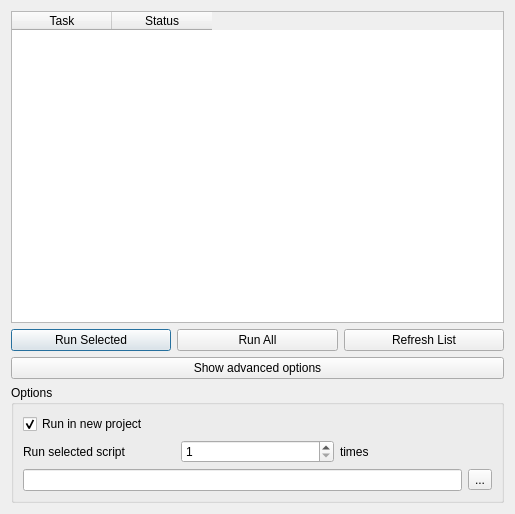
<?xml version="1.0" encoding="UTF-8"?>
<ui version="4.0">
 <class>ScriptDialogBase</class>
 <widget class="QDialog" name="ScriptDialogBase">
  <property name="geometry">
   <rect>
    <x>0</x>
    <y>0</y>
    <width>515</width>
    <height>514</height>
   </rect>
  </property>
  <property name="windowTitle">
   <string>InaSAFE Batch Runner</string>
  </property>
  <layout class="QGridLayout" name="gridLayout">
   <item row="1" column="0">
    <layout class="QHBoxLayout" name="horizontalLayout">
     <item>
      <widget class="QPushButton" name="btnRunSelected">
       <property name="text">
        <string>Run Selected</string>
       </property>
      </widget>
     </item>
     <item>
      <widget class="QPushButton" name="pbnRunAll">
       <property name="text">
        <string>Run All</string>
       </property>
      </widget>
     </item>
     <item>
      <widget class="QPushButton" name="btnRefresh">
       <property name="text">
        <string>Refresh List</string>
       </property>
      </widget>
     </item>
    </layout>
   </item>
   <item row="2" column="0">
    <widget class="QPushButton" name="pbnAdvanced">
     <property name="text">
      <string>Show advanced options</string>
     </property>
     <property name="checkable">
      <bool>true</bool>
     </property>
     <property name="checked">
      <bool>false</bool>
     </property>
    </widget>
   </item>
   <item row="0" column="0">
    <widget class="QTableWidget" name="tblScript">
     <property name="alternatingRowColors">
      <bool>false</bool>
     </property>
     <property name="selectionMode">
      <enum>QAbstractItemView::SingleSelection</enum>
     </property>
     <property name="selectionBehavior">
      <enum>QAbstractItemView::SelectRows</enum>
     </property>
     <property name="cornerButtonEnabled">
      <bool>false</bool>
     </property>
     <attribute name="horizontalHeaderDefaultSectionSize">
      <number>100</number>
     </attribute>
     <column>
      <property name="text">
       <string>Task</string>
      </property>
     </column>
     <column>
      <property name="text">
       <string>Status</string>
      </property>
     </column>
    </widget>
   </item>
   <item row="3" column="0">
    <widget class="QGroupBox" name="gboOptions">
     <property name="title">
      <string>Options</string>
     </property>
     <property name="checkable">
      <bool>false</bool>
     </property>
     <layout class="QGridLayout" name="gridLayout_2">
      <item row="0" column="0">
       <widget class="QCheckBox" name="cboNewProject">
        <property name="text">
         <string>Run in new project</string>
        </property>
        <property name="checked">
         <bool>true</bool>
        </property>
       </widget>
      </item>
      <item row="1" column="0">
       <layout class="QHBoxLayout" name="horizontalLayout_2">
        <item>
         <widget class="QLabel" name="label">
          <property name="text">
           <string>Run selected script </string>
          </property>
         </widget>
        </item>
        <item>
         <widget class="QSpinBox" name="sboCount">
          <property name="suffix">
           <string/>
          </property>
          <property name="prefix">
           <string/>
          </property>
          <property name="minimum">
           <number>1</number>
          </property>
         </widget>
        </item>
        <item>
         <widget class="QLabel" name="label_2">
          <property name="text">
           <string>times</string>
          </property>
         </widget>
        </item>
       </layout>
      </item>
      <item row="2" column="0">
       <layout class="QHBoxLayout" name="horizontalLayout_3">
        <item>
         <widget class="QLineEdit" name="leBaseDataDir"/>
        </item>
        <item>
         <widget class="QToolButton" name="tbBaseDataDir">
          <property name="text">
           <string>...</string>
          </property>
         </widget>
        </item>
       </layout>
      </item>
     </layout>
    </widget>
   </item>
  </layout>
 </widget>
 <resources/>
 <connections/>
</ui>
